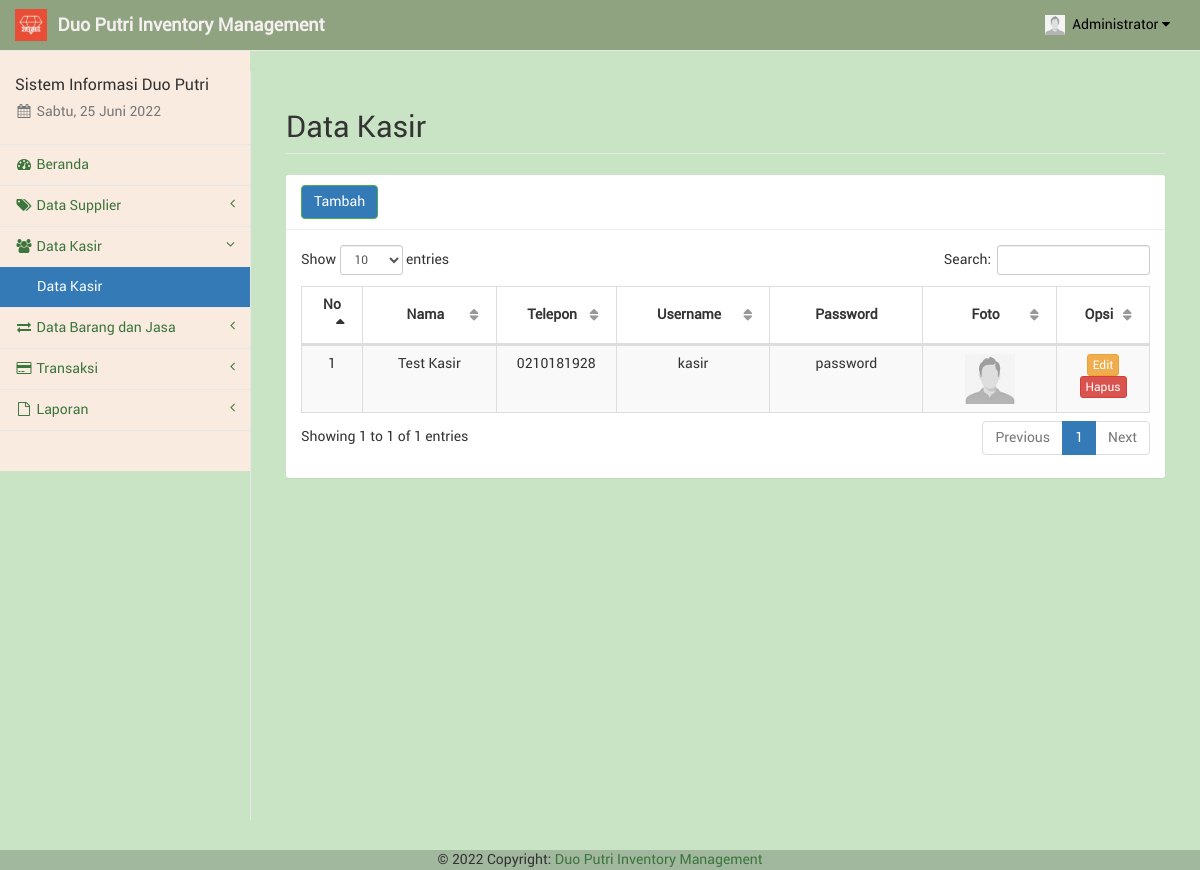
/kasir.php (signed in), run on an earlier commit of the app's database.
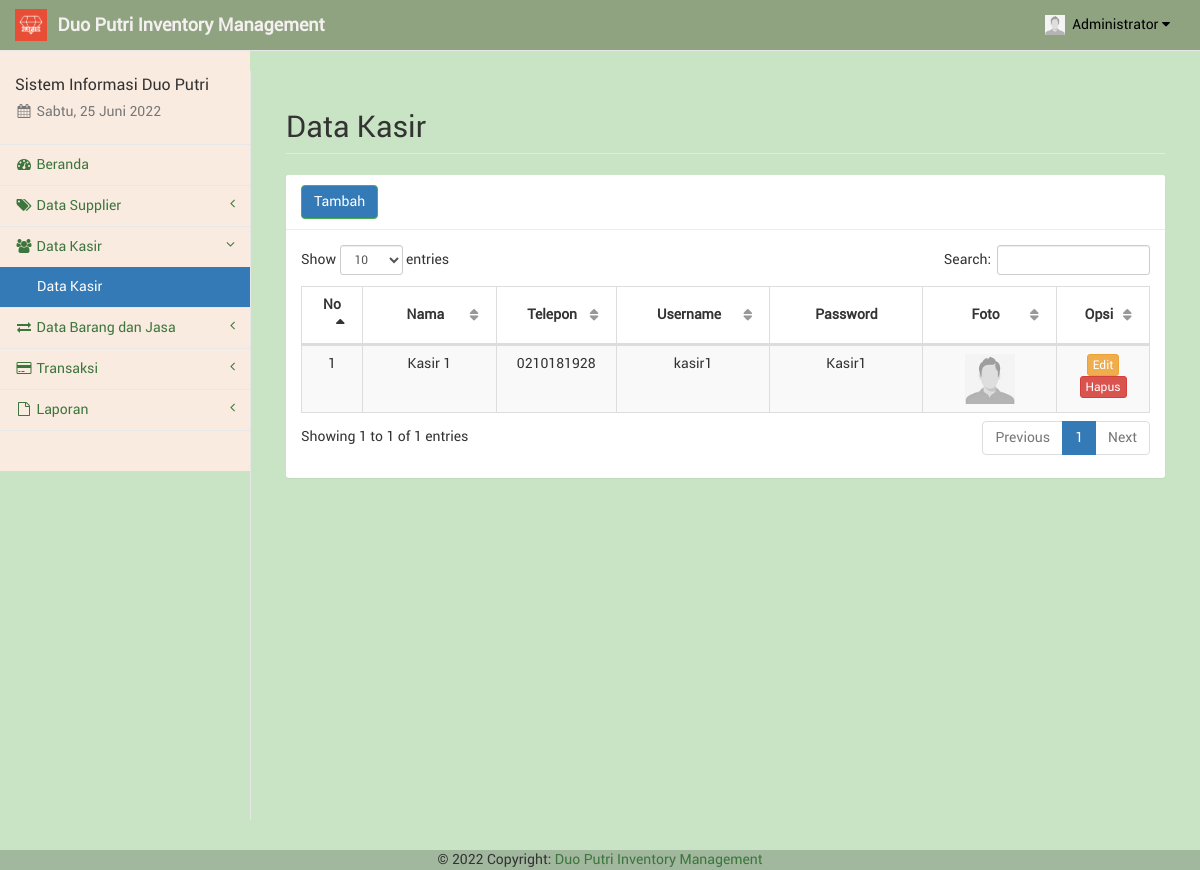
And on a later commit of the database.
### tables this page shows
CREATE TABLE `kasir` (
  `id_kasir` int(11) NOT NULL,
  `nama_kasir` varchar(50) NOT NULL,
  `telp_kasir` varchar(20) NOT NULL,
  `user_kasir` varchar(50) NOT NULL,
  `pass_kasir` varchar(100) NOT NULL,
  `foto_kasir` text NOT NULL,
  `id_adm` int(11) NOT NULL
);

### kasir.php (the view, shortened to what this page needs)
<?php
include("sess_check.php");
include("layout_top.php");
?>
<div id="page-wrapper" style="background-color: #C9E4C5;">
	<div class="container-fluid">
		<div class="row">
			<div class="col-lg-12">
				<h1 class="page-header">Data Kasir</h1>
			</div>
		</div>
		<div class="row">
			<div class="col-lg-12"><?php include("layout_alert.php"); ?></div>
		</div>
		<div class="row">
			<div class="col-lg-12">
				<div class="panel panel-default">
					<div class="panel-heading">
						<a href="kasir_tambah.php" class="btn btn-success">Tambah</a>
					</div>
					<div class="panel-body">
						<table class="table table-striped table-bordered table-hover" id="tabel-data">
							<thead>
								<tr>
									<th width="1%">No</th>
									<th width="10%">Nama</th>
									<th width="5%">Telepon</th>
									<th width="10%">Username</th>
									<th width="10%">Password</th>
									<th width="10%">Foto</th>
									<th width="5%">Opsi</th>
								</tr>
							</thead>
							<tbody>
								<?php
								$i = 1;
								$sql = "SELECT * FROM kasir ORDER BY nama_kasir ASC";
								$ress = mysqli_query($conn, $sql);
								while ($data = mysqli_fetch_array($ress)) {
									echo '<tr>';
									echo '<td class="text-center">' . $i . '</td>';
									echo '<td class="text-center">' . $data['nama_kasir'] . '</td>';
									echo '<td class="text-center">' . $data['telp_kasir'] . '</td>';
									echo '<td class="text-center">' . $data['user_kasir'] . '</td>';
									echo '<td class="text-center">' . $data['pass_kasir'] . '</td>';
									echo '<td class="text-center"><img src="foto/' . $data['foto_kasir'] . '" width="50px"</td>';
									echo '<td class="text-center">
													  <a href="kasir_edit.php?kas=' . $data['id_kasir'] . '" class="btn btn-warning btn-xs">Edit</a>'; ?>
									<a href="kasir_hapus.php?kas=<?php echo $data['id_kasir']; ?>" onclick="return confirm('Apakah anda yakin akan menghapus <?php echo $data['nama_kasir']; ?>?');" class="btn btn-danger btn-xs">Hapus</a></td>
								<?php
									echo '</td>';
									echo '</tr>';
									$i++;
								}
								?>
							</tbody>
						</table>
					</div>
				</div>
			</div>
		</div>
	</div>
</div>
<?php
include("layout_bottom.php");
?>

What changed in the data, as far as the page shows it:
changed kasir: nama_kasir "Test Kasir" → "Kasir 1"; user_kasir "kasir" → "kasir1"; pass_kasir "password" → "Kasir1"
